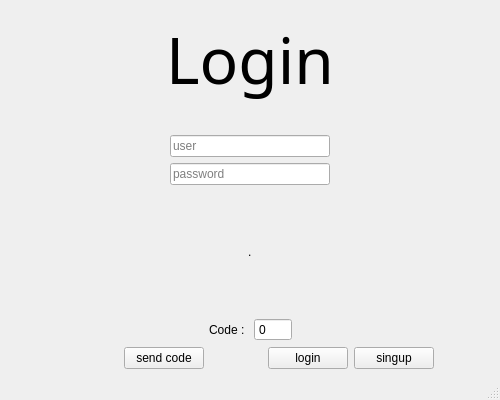
<?xml version="1.0" encoding="UTF-8"?>
<ui version="4.0">
 <class>MainWindow</class>
 <widget class="QMainWindow" name="MainWindow">
  <property name="geometry">
   <rect>
    <x>0</x>
    <y>0</y>
    <width>500</width>
    <height>400</height>
   </rect>
  </property>
  <property name="windowTitle">
   <string>MainWindow</string>
  </property>
  <widget class="QWidget" name="centralwidget">
   <layout class="QVBoxLayout" name="verticalLayout">
    <item>
     <widget class="QLabel" name="loginl">
      <property name="maximumSize">
       <size>
        <width>16777215</width>
        <height>100</height>
       </size>
      </property>
      <property name="font">
       <font>
        <family>Stencil</family>
        <pointsize>48</pointsize>
       </font>
      </property>
      <property name="text">
       <string>&lt;html&gt;&lt;head/&gt;&lt;body&gt;&lt;p align=&quot;center&quot;&gt;Login&lt;/p&gt;&lt;/body&gt;&lt;/html&gt;</string>
      </property>
     </widget>
    </item>
    <item>
     <spacer name="horizontalSpacer_10">
      <property name="orientation">
       <enum>Qt::Horizontal</enum>
      </property>
      <property name="sizeHint" stdset="0">
       <size>
        <width>40</width>
        <height>20</height>
       </size>
      </property>
     </spacer>
    </item>
    <item>
     <layout class="QHBoxLayout" name="horizontalLayout_2">
      <item>
       <spacer name="horizontalSpacer">
        <property name="orientation">
         <enum>Qt::Horizontal</enum>
        </property>
        <property name="sizeHint" stdset="0">
         <size>
          <width>40</width>
          <height>20</height>
         </size>
        </property>
       </spacer>
      </item>
      <item>
       <widget class="QLineEdit" name="user">
        <property name="placeholderText">
         <string>user</string>
        </property>
       </widget>
      </item>
      <item>
       <spacer name="horizontalSpacer_2">
        <property name="orientation">
         <enum>Qt::Horizontal</enum>
        </property>
        <property name="sizeHint" stdset="0">
         <size>
          <width>40</width>
          <height>20</height>
         </size>
        </property>
       </spacer>
      </item>
     </layout>
    </item>
    <item>
     <layout class="QHBoxLayout" name="horizontalLayout">
      <item>
       <spacer name="horizontalSpacer_3">
        <property name="orientation">
         <enum>Qt::Horizontal</enum>
        </property>
        <property name="sizeHint" stdset="0">
         <size>
          <width>40</width>
          <height>20</height>
         </size>
        </property>
       </spacer>
      </item>
      <item>
       <widget class="QLineEdit" name="password">
        <property name="placeholderText">
         <string>password</string>
        </property>
       </widget>
      </item>
      <item>
       <spacer name="horizontalSpacer_4">
        <property name="orientation">
         <enum>Qt::Horizontal</enum>
        </property>
        <property name="sizeHint" stdset="0">
         <size>
          <width>40</width>
          <height>20</height>
         </size>
        </property>
       </spacer>
      </item>
     </layout>
    </item>
    <item>
     <layout class="QHBoxLayout" name="horizontalLayout_3">
      <item>
       <spacer name="horizontalSpacer_7">
        <property name="orientation">
         <enum>Qt::Horizontal</enum>
        </property>
        <property name="sizeHint" stdset="0">
         <size>
          <width>40</width>
          <height>20</height>
         </size>
        </property>
       </spacer>
      </item>
      <item>
       <widget class="QLabel" name="status">
        <property name="text">
         <string>.</string>
        </property>
       </widget>
      </item>
      <item>
       <spacer name="horizontalSpacer_8">
        <property name="orientation">
         <enum>Qt::Horizontal</enum>
        </property>
        <property name="sizeHint" stdset="0">
         <size>
          <width>40</width>
          <height>20</height>
         </size>
        </property>
       </spacer>
      </item>
     </layout>
    </item>
    <item>
     <layout class="QHBoxLayout" name="horizontalLayout_5">
      <item>
       <spacer name="horizontalSpacer_11">
        <property name="orientation">
         <enum>Qt::Horizontal</enum>
        </property>
        <property name="sizeHint" stdset="0">
         <size>
          <width>40</width>
          <height>20</height>
         </size>
        </property>
       </spacer>
      </item>
      <item>
       <widget class="QLabel" name="label">
        <property name="text">
         <string>Code : </string>
        </property>
       </widget>
      </item>
      <item>
       <widget class="QSpinBox" name="spinBox">
        <property name="buttonSymbols">
         <enum>QAbstractSpinBox::NoButtons</enum>
        </property>
        <property name="maximum">
         <number>9999</number>
        </property>
       </widget>
      </item>
      <item>
       <spacer name="horizontalSpacer_12">
        <property name="orientation">
         <enum>Qt::Horizontal</enum>
        </property>
        <property name="sizeHint" stdset="0">
         <size>
          <width>40</width>
          <height>20</height>
         </size>
        </property>
       </spacer>
      </item>
     </layout>
    </item>
    <item>
     <layout class="QHBoxLayout" name="horizontalLayout_4">
      <item>
       <spacer name="horizontalSpacer_5">
        <property name="orientation">
         <enum>Qt::Horizontal</enum>
        </property>
        <property name="sizeHint" stdset="0">
         <size>
          <width>40</width>
          <height>20</height>
         </size>
        </property>
       </spacer>
      </item>
      <item>
       <spacer name="horizontalSpacer_13">
        <property name="orientation">
         <enum>Qt::Horizontal</enum>
        </property>
        <property name="sizeHint" stdset="0">
         <size>
          <width>40</width>
          <height>20</height>
         </size>
        </property>
       </spacer>
      </item>
      <item>
       <widget class="QPushButton" name="send_code">
        <property name="text">
         <string>send code</string>
        </property>
       </widget>
      </item>
      <item>
       <spacer name="horizontalSpacer_9">
        <property name="orientation">
         <enum>Qt::Horizontal</enum>
        </property>
        <property name="sizeHint" stdset="0">
         <size>
          <width>40</width>
          <height>20</height>
         </size>
        </property>
       </spacer>
      </item>
      <item>
       <widget class="QPushButton" name="login">
        <property name="text">
         <string>login</string>
        </property>
       </widget>
      </item>
      <item>
       <widget class="QPushButton" name="singup">
        <property name="text">
         <string>singup</string>
        </property>
       </widget>
      </item>
      <item>
       <spacer name="horizontalSpacer_6">
        <property name="orientation">
         <enum>Qt::Horizontal</enum>
        </property>
        <property name="sizeHint" stdset="0">
         <size>
          <width>40</width>
          <height>20</height>
         </size>
        </property>
       </spacer>
      </item>
     </layout>
    </item>
   </layout>
  </widget>
  <widget class="QMenuBar" name="menubar">
   <property name="geometry">
    <rect>
     <x>0</x>
     <y>0</y>
     <width>500</width>
     <height>22</height>
    </rect>
   </property>
  </widget>
  <widget class="QStatusBar" name="statusbar"/>
 </widget>
 <resources/>
 <connections/>
</ui>
